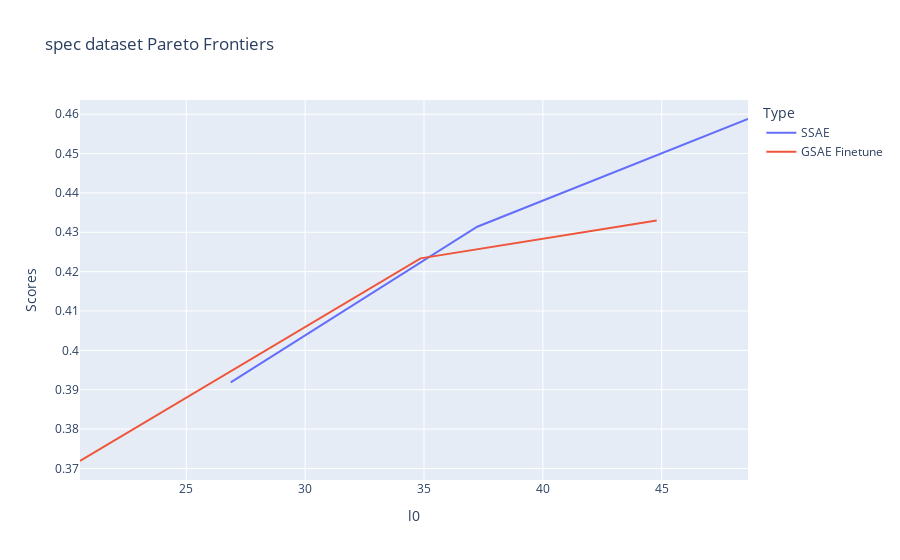

Notebook code for this chart:
### Code cell
# Create a DataFrame for each set of data
df_ssae = pd.DataFrame({'l0': ssae_spec_l0, 'Scores': ssae_spec_fvu_recovered, 'Type': 'SSAE'})
df_gsae_ft = pd.DataFrame({'l0': gsae_ft_spec_l0, 'Scores': gsae_ft_spec_fvu_recovered, 'Type': 'GSAE Finetune'})

# Combine the DataFrames
df = pd.concat([df_ssae, df_gsae_ft])

# Create a line plot
fig = px.line(df, x='l0', y='Scores', color='Type', labels={'l0': 'l0', 'Scores': 'Scores'}, title='specialized dataset Pareto Frontiers')

# Show the plot
fig.show()

### Figure 1 — Plotly figure (JSON) as saved in the notebook; plotly's stock layout.template omitted (floating-point values rounded to 4 significant figures)
{"data": [{"hovertemplate": "Type=SSAE<br>l0=%{x}<br>Scores=%{y}<extra></extra>", "legendgroup": "SSAE", "line": {"color": "#636efa", "dash": "solid"}, "marker": {"symbol": "circle"}, "mode": "lines", "name": "SSAE", "orientation": "v", "showlegend": true, "type": "scatter", "x": [48.63, 37.24, 26.87], "xaxis": "x", "y": [0.4588, 0.4314, 0.3919], "yaxis": "y"}, {"hovertemplate": "Type=GSAE Finetune<br>l0=%{x}<br>Scores=%{y}<extra></extra>", "legendgroup": "GSAE Finetune", "line": {"color": "#EF553B", "dash": "solid"}, "marker": {"symbol": "circle"}, "mode": "lines", "name": "GSAE Finetune", "orientation": "v", "showlegend": true, "type": "scatter", "x": [44.79, 34.85, 20.53], "xaxis": "x", "y": [0.433, 0.4234, 0.3719], "yaxis": "y"}], "layout": {"legend": {"title": {"text": "Type"}, "tracegroupgap": 0}, "title": {"text": "spec dataset Pareto Frontiers"}, "xaxis": {"anchor": "y", "domain": [0, 1], "title": {"text": "l0"}}, "yaxis": {"anchor": "x", "domain": [0, 1], "title": {"text": "Scores"}}}}
